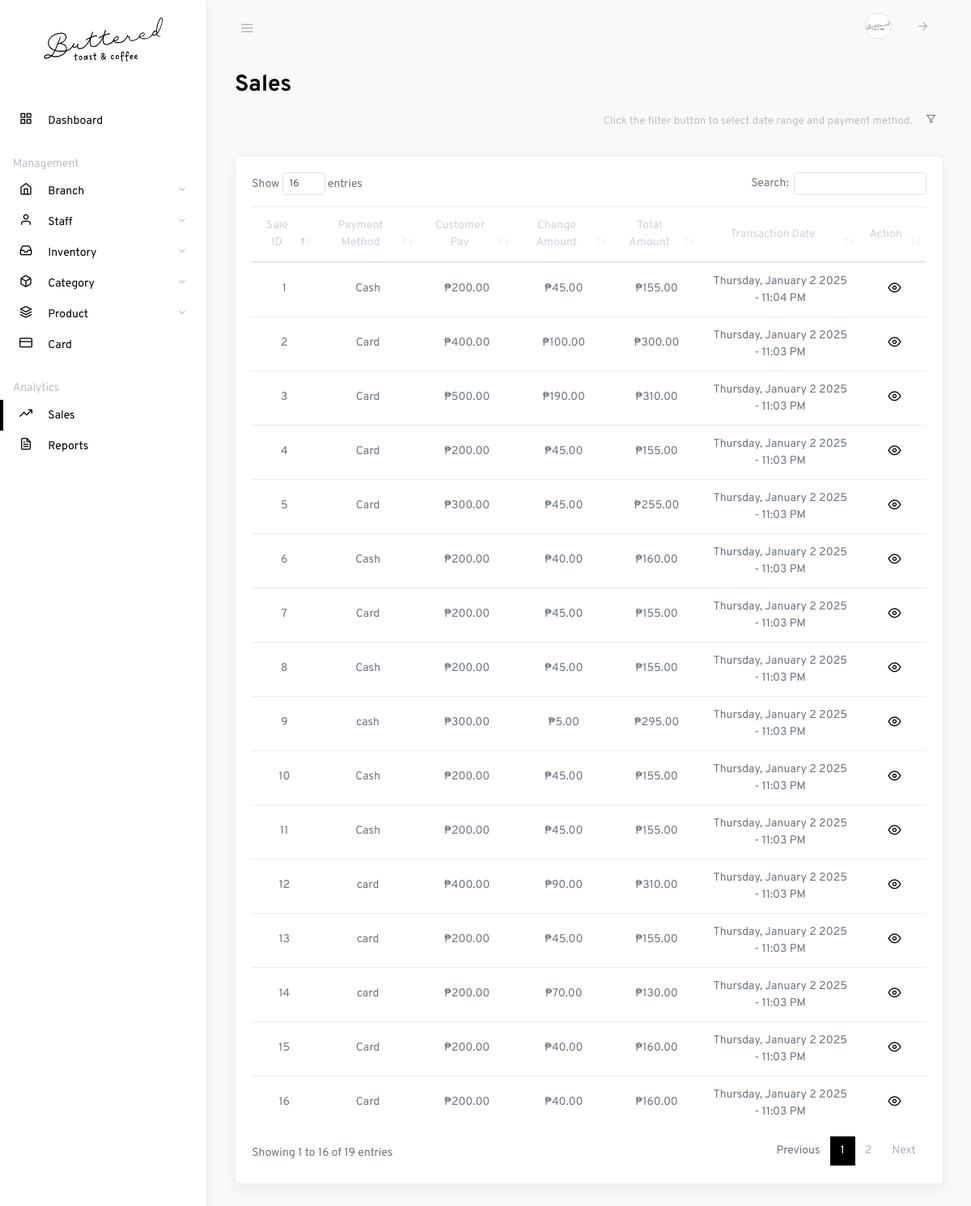
The app's page /owner-sales.php (signed in) with its own data.
### tables this page shows
CREATE TABLE `sales` (
  `sale_id` int(11) NOT NULL,
  `branch_id` int(11) NOT NULL,
  `total_amount` decimal(11,2) NOT NULL,
  `customer_pay` decimal(11,2) NOT NULL,
  `change_amount` decimal(11,2) NOT NULL,
  `payment_method` text NOT NULL,
  `queue_no` text NOT NULL,
  `status` int(1) NOT NULL,
  `transaction_date` timestamp(6) NOT NULL DEFAULT current_timestamp(6) ON UPDATE current_timestamp(6)
);

### owner-sales.php (the view, shortened to what this page needs)
<!DOCTYPE html>
<html lang="en">
<head>
    <?php include 'partials/header.php'; ?>
    <link rel="stylesheet" href="css/dataTables.bootstrap4.css">
</head>
<body class="vertical  light">
    <div class="wrapper">
        <?php include 'partials/owner-navbar.php'; ?>
        <main role="main" class="main-content">
            <div class="container-fluid">
                <div class="row justify-content-center">
                    <div class="col-12">
                        <h2 class="page-title">Sales</h2>
                        <div class="row align-items-center my-2">
                            <div class="col-auto ml-auto">
                                <form class="form-inline">
                                    <div class="form-group">
                                        <div class="px-2 py-2 text-muted">
                                            <span class="small" id="filterMessage">
                                                Click the filter button to select date range and payment method.</span>
                                        </div>
                                    </div>
                                    <div class="form-group">
                                        <button type="button" class="btn btn-sm" data-toggle="modal"
                                            data-target="#filterModal">
                                            <i class="fe fe-filter"></i></button>
                                    </div>
                                </form>
                            </div>
                        </div>
                        <div class="row my-4">
                            <div class="col-md-12">
                                <div class="card shadow">
                                    <div class="card-body">
                                        <table class="table datatables" id="dataTable-1">
                                            <thead>
                                                <tr class="text-center">
                                                    <th>Sale ID</th>
                                                    <th>Payment Method</th>
                                                    <th>Customer Pay</th>
                                                    <th>Change Amount</th>
                                                    <th>Total Amount</th>
                                                    <th>Transaction Date</th>
                                                    <th>Action</th>
                                                </tr>
                                            </thead>
                                            <tbody>
                                                <?php
                                                $sql1 = "SELECT * FROM sales";
                                                $r = mysqli_query($link, $sql1);
                                                if ($r->num_rows > 0) {
                                                    while ($row1 = mysqli_fetch_assoc($r)) {
                                                        ?>
                                                        <tr class="text-center">
                                                            <td>
                                                                <p class="fw-normal mb-1">
                                                                    <?php echo $row1['sale_id']; ?>
                                                                </p>
                                                            </td>
                                                            <td>
                                                                <p class="fw-normal mb-1">
                                                                    <?php echo $row1['payment_method']; ?>
                                                                </p>
                                                            </td>
                                                            <td>
                                                                <p class="fw-normal mb-1">
                                                                    ₱<?php echo number_format($row1['customer_pay'], 2); ?>
                                                                </p>
                                                            </td>
                                                            <td>
                                                                <p class="fw-normal mb-1">
                                                                    ₱<?php echo number_format($row1['change_amount'], 2); ?>
                                                                </p>
                                                            </td>
                                                            <td>
                                                                <p class="fw-normal mb-1">
                                                                    ₱<?php echo number_format($row1['total_amount'], 2); ?>
                                                                </p>
                                                            </td>
                                                            <td>
                                                                <?php
                                                                $formattedDate = date("l, F j Y - h:i A", strtotime($row1["transaction_date"]));
                                                                ?>
                                                                <span
                                                                    class="formatted-date"><?php echo $formattedDate; ?></span>
                                                            </td>
                                                            <td>
                                                                <div class="d-inline">
                                                                    <a class="ml-1 action-icon" href="#" data-toggle="modal"
                                                                        type="button"
                                                                        data-target="#view-sales-items-<?php echo $row1['sale_id'] ?>">
                                                                        <i class="fe fe-eye fe-16"></i>
                                                                    </a>
                                                                </div>
                                                            </td>
                                                        </tr>
                                                        <?php
                                                    }
                                                }
                                                ?>
                                            </tbody>
                                        </table>
                                    </div>
                                </div>
                            </div>
                        </div>
                    </div>
                </div>
            </div>
        </main>
    </div>
</body>
</html>

### css/feather.css (style rules this page uses)
.fe { font-family: "feather" !important; speak: none; font-style: normal; font-weight: normal; font-variant: normal; text-transform: none; line-height: 1; -webkit-font-smoothing: antialiased; -moz-osx-font-smoothing: grayscale; }
.fe-16 { font-size: 16px; }
.fe-eye:before { content: ""; }
.fe-filter:before { content: ""; }

### partials/header.php (style rules this page uses)
.action-icon { color: #000; }
.page-title, .card-title { color: #000; }

### records on screen
sales: sale_id "1", payment_method "Cash", customer_pay "200.00", change_amount "45.00", total_amount "155.00", transaction_date "Thursday, January 2 2025 - 11:04 PM"
sales: sale_id "2", payment_method "Card", customer_pay "400.00", change_amount "100.00", total_amount "300.00", transaction_date "Thursday, January 2 2025 - 11:03 PM"
sales: sale_id "3", payment_method "Card", customer_pay "500.00", change_amount "190.00", total_amount "310.00", transaction_date "Thursday, January 2 2025 - 11:03 PM"
sales: sale_id "4", payment_method "Card", customer_pay "200.00", change_amount "45.00", total_amount "155.00", transaction_date "Thursday, January 2 2025 - 11:03 PM"
sales: sale_id "5", payment_method "Card", customer_pay "300.00", change_amount "45.00", total_amount "255.00", transaction_date "Thursday, January 2 2025 - 11:03 PM"
sales: sale_id "6", payment_method "Cash", customer_pay "200.00", change_amount "40.00", total_amount "160.00", transaction_date "Thursday, January 2 2025 - 11:03 PM"
sales: sale_id "7", payment_method "Card", customer_pay "200.00", change_amount "45.00", total_amount "155.00", transaction_date "Thursday, January 2 2025 - 11:03 PM"
sales: sale_id "8", payment_method "Cash", customer_pay "200.00", change_amount "45.00", total_amount "155.00", transaction_date "Thursday, January 2 2025 - 11:03 PM"
sales: sale_id "9", payment_method "cash", customer_pay "300.00", change_amount "5.00", total_amount "295.00", transaction_date "Thursday, January 2 2025 - 11:03 PM"
sales: sale_id "10", payment_method "Cash", customer_pay "200.00", change_amount "45.00", total_amount "155.00", transaction_date "Thursday, January 2 2025 - 11:03 PM"
sales: sale_id "11", payment_method "Cash", customer_pay "200.00", change_amount "45.00", total_amount "155.00", transaction_date "Thursday, January 2 2025 - 11:03 PM"
sales: sale_id "12", payment_method "card", customer_pay "400.00", change_amount "90.00", total_amount "310.00", transaction_date "Thursday, January 2 2025 - 11:03 PM"
sales: sale_id "13", payment_method "card", customer_pay "200.00", change_amount "45.00", total_amount "155.00", transaction_date "Thursday, January 2 2025 - 11:03 PM"
sales: sale_id "14", payment_method "card", customer_pay "200.00", change_amount "70.00", total_amount "130.00", transaction_date "Thursday, January 2 2025 - 11:03 PM"
sales: sale_id "15", payment_method "Card", customer_pay "200.00", change_amount "40.00", total_amount "160.00", transaction_date "Thursday, January 2 2025 - 11:03 PM"
sales: sale_id "16", payment_method "Card", customer_pay "200.00", change_amount "40.00", total_amount "160.00", transaction_date "Thursday, January 2 2025 - 11:03 PM"
